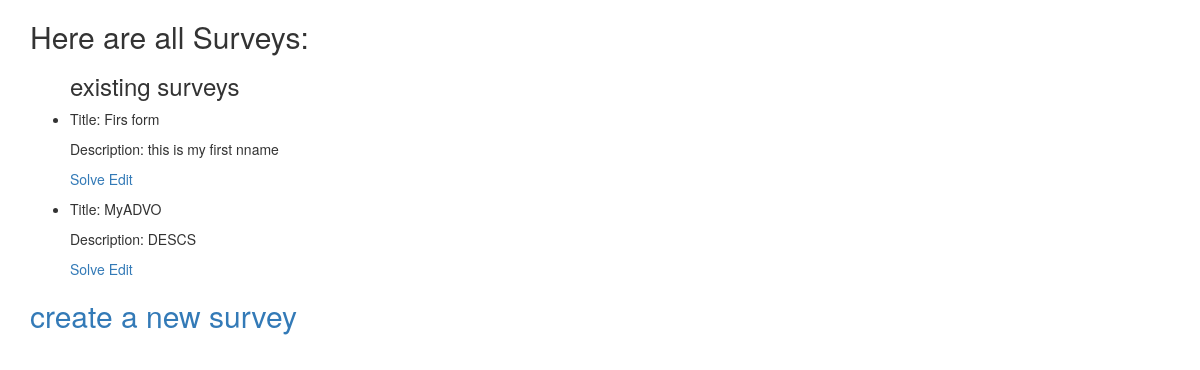
The page / on the database its author committed.
### dyform/models.py (models this page shows, shortened)
class Survey(models.Model):
    title = models.CharField(max_length=100)
    desc = models.CharField(max_length=1000)

### dyform/views.py (the view)
# urls.py: url(r'^$', views.SurveyList.as_view(), name='survey-list'),
class SurveyList(ListView):
    model = Survey

### templates/dyform/survey_list.html (shortened to what this page needs)
{% extends "base.html" %}
{% block body %}
    <h2>Here are all Surveys: </h2>
    <div>
        <ul>
            <h3> existing surveys </h3>
            {% for survey in object_list %}
                <li><p> Title: {{ survey.title }}</p>
                     <p>Description: {{ survey.desc }} <p>
                     <a href="{% url 'dyform:survey_response' survey.id %}">Solve</a>
                    <a href="{% url 'dyform:survey-update' survey.pk %}">Edit</a>
                </li>
            {% empty %}
                <li>No Survey yet.</li>
            {% endfor %}
        </ul>
        </div>
        <h2>
            <a href="{% url 'dyform:survey-create' %}">create a new survey</a>
        </h2>
{% endblock %}

### rows shown on the page
Survey: title "Firs form", desc "this is my first nname"
Survey: title "MyADVO", desc "DESCS"
